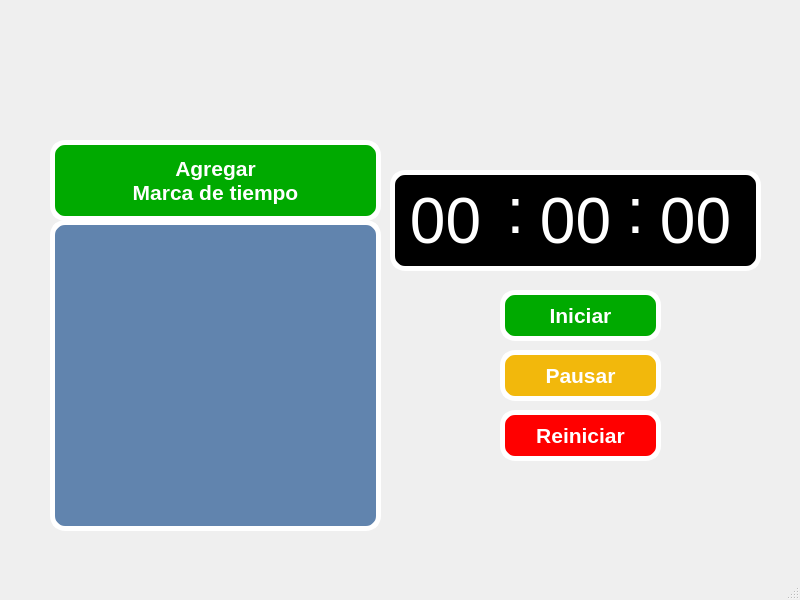
<?xml version="1.0" encoding="UTF-8"?>
<ui version="4.0">
 <class>MainWindow</class>
 <widget class="QMainWindow" name="MainWindow">
  <property name="geometry">
   <rect>
    <x>0</x>
    <y>0</y>
    <width>800</width>
    <height>600</height>
   </rect>
  </property>
  <property name="windowTitle">
   <string>MainWindow</string>
  </property>
  <widget class="QWidget" name="centralwidget">
   <widget class="QLabel" name="label">
    <property name="geometry">
     <rect>
      <x>0</x>
      <y>0</y>
      <width>791</width>
      <height>121</height>
     </rect>
    </property>
    <property name="styleSheet">
     <string notr="true"/>
    </property>
    <property name="text">
     <string/>
    </property>
    <property name="pixmap">
     <pixmap>../PIP_Equipo4_Unidad2_Clase/imagenes/uat.png</pixmap>
    </property>
    <property name="scaledContents">
     <bool>true</bool>
    </property>
   </widget>
   <widget class="QLabel" name="label_2">
    <property name="geometry">
     <rect>
      <x>610</x>
      <y>390</y>
      <width>231</width>
      <height>191</height>
     </rect>
    </property>
    <property name="text">
     <string/>
    </property>
    <property name="pixmap">
     <pixmap>../PIP_Equipo4_Unidad2_Clase/imagenes/Equipo4.png</pixmap>
    </property>
    <property name="scaledContents">
     <bool>true</bool>
    </property>
   </widget>
   <widget class="QLabel" name="label_3">
    <property name="geometry">
     <rect>
      <x>-10</x>
      <y>0</y>
      <width>811</width>
      <height>571</height>
     </rect>
    </property>
    <property name="text">
     <string/>
    </property>
    <property name="pixmap">
     <pixmap>imagenes/timer-y-cronometro.jpg</pixmap>
    </property>
    <property name="scaledContents">
     <bool>true</bool>
    </property>
   </widget>
   <widget class="QLabel" name="label_4">
    <property name="geometry">
     <rect>
      <x>580</x>
      <y>160</y>
      <width>111</width>
      <height>101</height>
     </rect>
    </property>
    <property name="font">
     <font>
      <pointsize>48</pointsize>
      <weight>50</weight>
      <bold>false</bold>
     </font>
    </property>
    <property name="styleSheet">
     <string notr="true">
color: rgb(255, 255, 255);</string>
    </property>
    <property name="text">
     <string>:</string>
    </property>
    <property name="alignment">
     <set>Qt::AlignCenter</set>
    </property>
   </widget>
   <widget class="QLabel" name="lbl_seg">
    <property name="geometry">
     <rect>
      <x>520</x>
      <y>170</y>
      <width>111</width>
      <height>101</height>
     </rect>
    </property>
    <property name="font">
     <font>
      <pointsize>48</pointsize>
      <weight>50</weight>
      <bold>false</bold>
     </font>
    </property>
    <property name="styleSheet">
     <string notr="true">
color: rgb(255, 255, 255);</string>
    </property>
    <property name="text">
     <string>00</string>
    </property>
    <property name="alignment">
     <set>Qt::AlignCenter</set>
    </property>
   </widget>
   <widget class="QLabel" name="lbl_milis">
    <property name="geometry">
     <rect>
      <x>640</x>
      <y>170</y>
      <width>111</width>
      <height>101</height>
     </rect>
    </property>
    <property name="font">
     <font>
      <pointsize>48</pointsize>
      <weight>50</weight>
      <bold>false</bold>
     </font>
    </property>
    <property name="styleSheet">
     <string notr="true">
color: rgb(255, 255, 255);</string>
    </property>
    <property name="text">
     <string>00</string>
    </property>
    <property name="alignment">
     <set>Qt::AlignCenter</set>
    </property>
   </widget>
   <widget class="QPushButton" name="btn_iniciar">
    <property name="geometry">
     <rect>
      <x>500</x>
      <y>290</y>
      <width>161</width>
      <height>51</height>
     </rect>
    </property>
    <property name="font">
     <font>
      <pointsize>16</pointsize>
      <weight>75</weight>
      <bold>true</bold>
     </font>
    </property>
    <property name="styleSheet">
     <string notr="true">border: 5px solid white;
border-radius: 15px;
color: rgb(255, 255, 255);
background-color: rgb(0, 170, 0);</string>
    </property>
    <property name="text">
     <string>Iniciar</string>
    </property>
   </widget>
   <widget class="QPushButton" name="btn_pausar">
    <property name="geometry">
     <rect>
      <x>500</x>
      <y>350</y>
      <width>161</width>
      <height>51</height>
     </rect>
    </property>
    <property name="font">
     <font>
      <pointsize>16</pointsize>
      <weight>75</weight>
      <bold>true</bold>
     </font>
    </property>
    <property name="styleSheet">
     <string notr="true">border: 5px solid white;
border-radius: 15px;
color: rgb(255, 255, 255);
background-color: rgb(242, 184, 12);</string>
    </property>
    <property name="text">
     <string>Pausar</string>
    </property>
   </widget>
   <widget class="QPushButton" name="btn_reiniciar">
    <property name="geometry">
     <rect>
      <x>500</x>
      <y>410</y>
      <width>161</width>
      <height>51</height>
     </rect>
    </property>
    <property name="font">
     <font>
      <pointsize>16</pointsize>
      <weight>75</weight>
      <bold>true</bold>
     </font>
    </property>
    <property name="styleSheet">
     <string notr="true">border: 5px solid white;
border-radius: 15px;
color: rgb(255, 255, 255);
background-color: rgb(255, 0, 0);</string>
    </property>
    <property name="text">
     <string>Reiniciar</string>
    </property>
   </widget>
   <widget class="QListWidget" name="listWidget">
    <property name="geometry">
     <rect>
      <x>50</x>
      <y>220</y>
      <width>331</width>
      <height>311</height>
     </rect>
    </property>
    <property name="font">
     <font>
      <pointsize>16</pointsize>
      <weight>75</weight>
      <italic>true</italic>
      <bold>true</bold>
     </font>
    </property>
    <property name="styleSheet">
     <string notr="true">border: 5px solid white;
color: rgb(255, 255, 255);
border-radius: 15px;
background-color: rgb(97, 132, 174);</string>
    </property>
    <property name="sizeAdjustPolicy">
     <enum>QAbstractScrollArea::AdjustIgnored</enum>
    </property>
   </widget>
   <widget class="QPushButton" name="pushButton_4">
    <property name="geometry">
     <rect>
      <x>390</x>
      <y>170</y>
      <width>371</width>
      <height>101</height>
     </rect>
    </property>
    <property name="font">
     <font>
      <pointsize>16</pointsize>
      <weight>75</weight>
      <bold>true</bold>
     </font>
    </property>
    <property name="styleSheet">
     <string notr="true">border: 5px solid white;
border-radius: 15px;
background-color: rgb(0, 0, 0);</string>
    </property>
    <property name="text">
     <string/>
    </property>
   </widget>
   <widget class="QPushButton" name="btn_agregar">
    <property name="geometry">
     <rect>
      <x>50</x>
      <y>140</y>
      <width>331</width>
      <height>81</height>
     </rect>
    </property>
    <property name="font">
     <font>
      <pointsize>16</pointsize>
      <weight>75</weight>
      <bold>true</bold>
     </font>
    </property>
    <property name="styleSheet">
     <string notr="true">border: 5px solid white;
border-radius: 15px;
color: rgb(255, 255, 255);
background-color: rgb(0, 170, 0);</string>
    </property>
    <property name="text">
     <string>Agregar
Marca de tiempo</string>
    </property>
   </widget>
   <widget class="QLabel" name="lbl_min">
    <property name="geometry">
     <rect>
      <x>390</x>
      <y>170</y>
      <width>111</width>
      <height>101</height>
     </rect>
    </property>
    <property name="font">
     <font>
      <pointsize>48</pointsize>
      <weight>50</weight>
      <bold>false</bold>
     </font>
    </property>
    <property name="styleSheet">
     <string notr="true">
color: rgb(255, 255, 255);</string>
    </property>
    <property name="text">
     <string>00</string>
    </property>
    <property name="alignment">
     <set>Qt::AlignCenter</set>
    </property>
   </widget>
   <widget class="QLabel" name="label_5">
    <property name="geometry">
     <rect>
      <x>460</x>
      <y>160</y>
      <width>111</width>
      <height>101</height>
     </rect>
    </property>
    <property name="font">
     <font>
      <pointsize>48</pointsize>
      <weight>50</weight>
      <bold>false</bold>
     </font>
    </property>
    <property name="styleSheet">
     <string notr="true">
color: rgb(255, 255, 255);</string>
    </property>
    <property name="text">
     <string>:</string>
    </property>
    <property name="alignment">
     <set>Qt::AlignCenter</set>
    </property>
   </widget>
   <zorder>label_3</zorder>
   <zorder>pushButton_4</zorder>
   <zorder>label</zorder>
   <zorder>label_2</zorder>
   <zorder>label_4</zorder>
   <zorder>lbl_seg</zorder>
   <zorder>lbl_milis</zorder>
   <zorder>btn_iniciar</zorder>
   <zorder>btn_pausar</zorder>
   <zorder>btn_reiniciar</zorder>
   <zorder>listWidget</zorder>
   <zorder>btn_agregar</zorder>
   <zorder>lbl_min</zorder>
   <zorder>label_5</zorder>
  </widget>
  <widget class="QMenuBar" name="menubar">
   <property name="geometry">
    <rect>
     <x>0</x>
     <y>0</y>
     <width>800</width>
     <height>26</height>
    </rect>
   </property>
  </widget>
  <widget class="QStatusBar" name="statusbar"/>
 </widget>
 <resources/>
 <connections/>
</ui>
